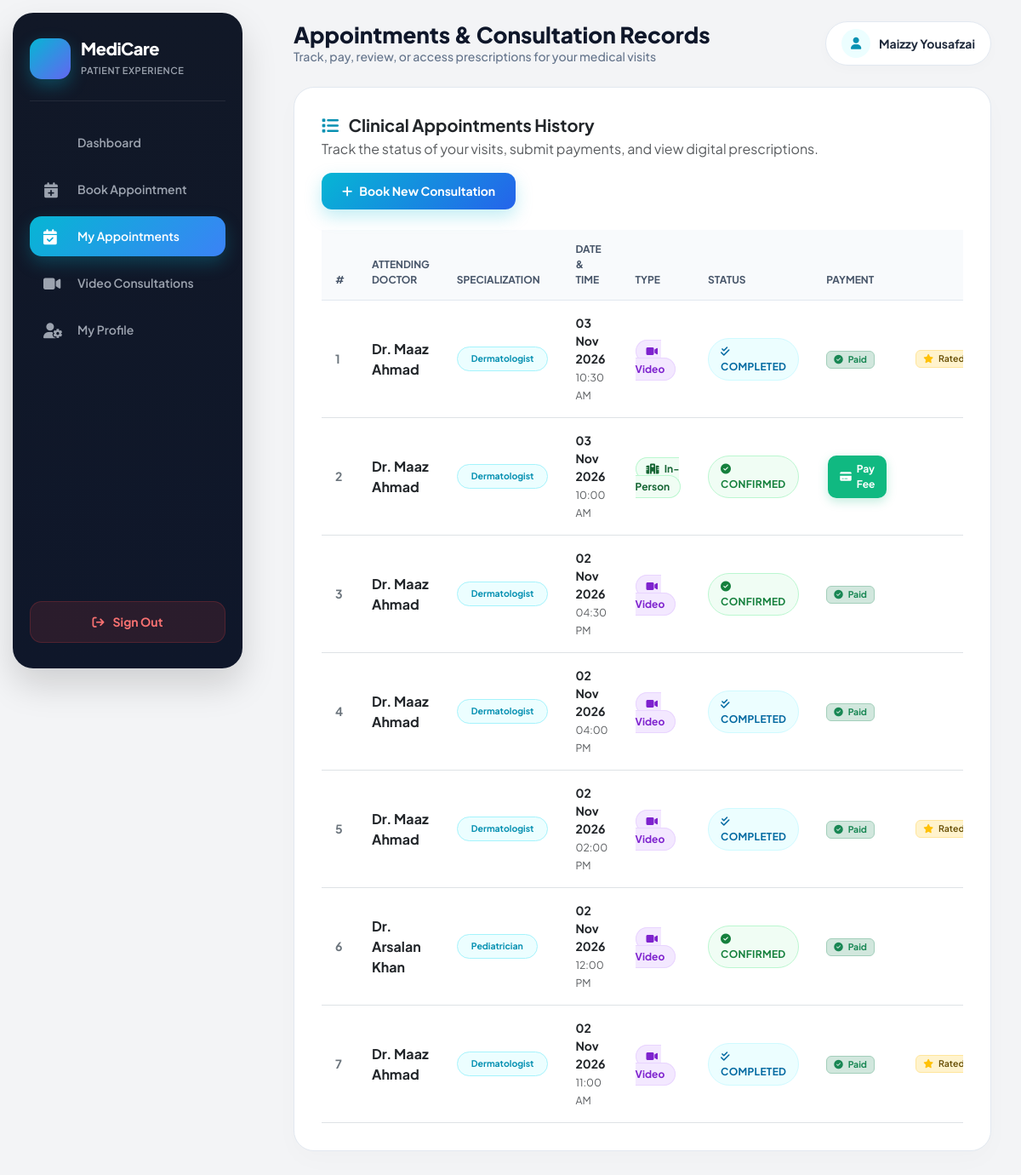
Page /patient/my_appointments.php (signed in) on the earlier database version.
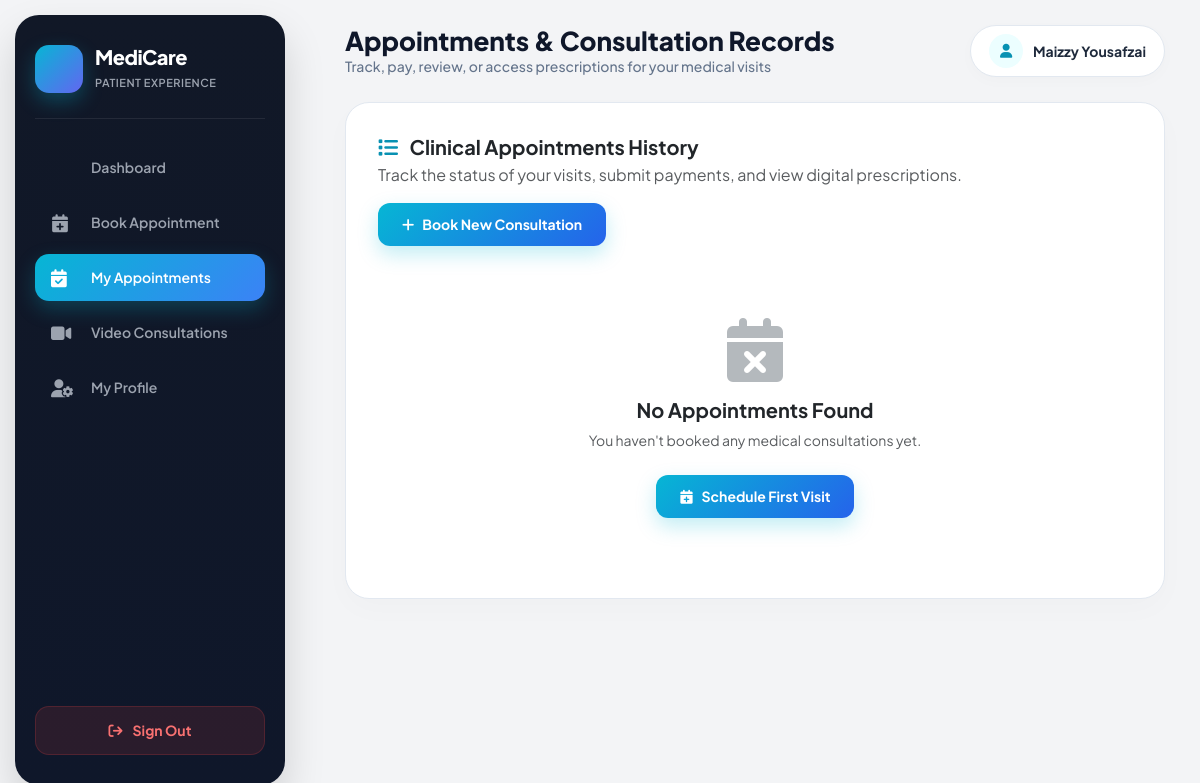
Same page on the later database version.
### tables this page shows
CREATE TABLE `appointments` (
  `id` int(11) NOT NULL,
  `patient_name` varchar(100) DEFAULT NULL,
  `patient_id` int(11) NOT NULL,
  `doctor_id` int(11) NOT NULL,
  `appointment_date` date NOT NULL,
  `appointment_time` time NOT NULL,
  `status` enum('pending','confirmed','cancelled','completed') DEFAULT 'pending',
  `type` enum('in-person','video-call') DEFAULT 'in-person',
  `notes` text DEFAULT NULL,
  `created_at` timestamp NOT NULL DEFAULT current_timestamp(),
  `consultation_type` varchar(50) DEFAULT 'Video Call',
  `time_slot` varchar(50) DEFAULT '10:00 AM - 10:30 AM',
  `symptoms` text DEFAULT NULL,
  `doctor_name` varchar(255) DEFAULT NULL,
  `disease` text DEFAULT NULL
);

CREATE TABLE `users` (
  `id` int(11) NOT NULL,
  `fullname` varchar(100) NOT NULL,
  `email` varchar(100) NOT NULL,
  `phone` varchar(20) DEFAULT NULL,
  `password` varchar(255) NOT NULL,
  `role` enum('patient','doctor','admin') NOT NULL,
  `status` enum('active','pending','blocked') DEFAULT 'active',
  `created_at` timestamp NOT NULL DEFAULT current_timestamp(),
  `specialization` varchar(255) DEFAULT NULL
);

CREATE TABLE `doctors` (
  `id` int(11) NOT NULL,
  `user_id` int(11) NOT NULL,
  `specialization` varchar(100) DEFAULT NULL,
  `qualification` varchar(100) DEFAULT NULL,
  `experience` int(11) DEFAULT NULL,
  `status` enum('active','pending') DEFAULT 'pending',
  `fee` decimal(10,2) DEFAULT 0.00
);

### patient/my_appointments.php (the view, shortened to what the changed rows need)
<?php
include '../db/connection.php';
$patient_id = intval($_SESSION['user_id']);
$query = "SELECT a.*,
                 u.fullname as doctor_name,
                 d.specialization,
                 p.id as payment_id, p.status as payment_status,
                 r.id as rating_id,
                 pr.id as prescription_id
          FROM appointments a
          JOIN users u ON a.doctor_id = u.id
          LEFT JOIN doctors d ON a.doctor_id = d.user_id
          LEFT JOIN payments p ON a.id = p.appointment_id AND p.status = 'completed'
          LEFT JOIN ratings r ON a.id = r.appointment_id AND r.patient_id = $patient_id
          LEFT JOIN prescriptions pr ON a.id = pr.appointment_id
          WHERE a.patient_id = $patient_id
          ORDER BY a.appointment_date DESC, a.appointment_time DESC";
$appointments = mysqli_query($conn, $query);
?>
<!DOCTYPE html>
<html lang="en">
<head>
    <link href="https://cdn.jsdelivr.net/npm/bootstrap@5.3.0/dist/css/bootstrap.min.css" rel="stylesheet">
    <link href="https://cdnjs.cloudflare.com/ajax/libs/font-awesome/6.4.0/css/all.min.css" rel="stylesheet">
</head>
<body>
<div class="sidebar">
    <div>
        <div class="brand-box">
            <div>
                <h1 class="brand-title">MediCare</h1>
            </div>
        </div>
    </div>
</div>
<div class="workspace">
    <div class="table-card">
        <?php if (mysqli_num_rows($appointments) == 0): ?>
            <div class="text-center text-muted py-5">
                <i class="fas fa-calendar-times fa-4x mb-3 text-secondary opacity-50"></i>
                <h5 class="fw-bold text-dark">No Appointments Found</h5>
                <p class="small">You haven't booked any medical consultations yet.</p>
                <a href="book_appointment.php" class="btn-book-new mt-2">
                    <i class="fas fa-calendar-plus"></i> Schedule First Visit
                </a>
            </div>
        <?php else: ?>
        <div class="table-responsive">
            <table class="table align-middle mb-0">
                <thead>
                    <tr>
                        <th style="width: 5%;">#</th>
                        <th style="width: 22%;">Attending Doctor</th>
                        <th style="width: 15%;">Specialization</th>
                        <th style="width: 15%;">Date & Time</th>
                        <th style="width: 12%;">Type</th>
                        <th style="width: 12%;">Status</th>
                        <th style="width: 10%;">Payment</th>
                        <th style="width: 10%; text-align: right;">Actions</th>
                    </tr>
                </thead>
                <tbody>
                <?php
                $i = 1;
                while ($row = mysqli_fetch_assoc($appointments)):
                    $apt_id = intval($row['id']);
                    $specialization_text = !empty($row['specialization']) ? $row['specialization'] : 'General Physician';
                ?>
                    <tr>
                        <td class="fw-bold text-secondary"><?php echo $i++; ?></td>
                        <td>
                            <strong class="text-dark fs-6">
                                Dr. <?php echo htmlspecialchars($row['doctor_name']); ?>
                            </strong>
                        </td>
                        <td>
                            <span class="badge bg-cyan-subtle text-cyan fw-bold border border-cyan-subtle px-3 py-2 rounded-pill">
                                <?php echo htmlspecialchars($specialization_text); ?>
                            </span>
                        </td>
                        <td>
                            <div class="fw-bold text-dark fs-7">
                                <?php echo date('d M Y', strtotime($row['appointment_date'])); ?>
                            </div>
                            <small class="text-muted fs-7">
                                <?php echo date('h:i A', strtotime($row['appointment_time'])); ?>
                            </small>
                        </td>
                        <td>
                            <?php if ($row['type'] === 'video-call'): ?>
                                <span class="type-badge-video">
                                    <i class="fas fa-video me-1"></i> Video
                                </span>
                            <?php else: ?>
                                <span class="type-badge-inperson">
                                    <i class="fas fa-hospital me-1"></i> In-Person
                                </span>
                            <?php endif; ?>
                        </td>
                        <td>
                            <?php
                            $status = strtolower($row['status']);
                            if ($status === 'pending'): ?>
                                <span class="status-badge badge-pending">
                                    <i class="far fa-clock me-1"></i> Pending
                                </span>
                            <?php elseif ($status === 'confirmed'): ?>
                                <span class="status-badge badge-confirmed">
                                    <i class="fas fa-check-circle me-1"></i> Confirmed
                                </span>
                            <?php elseif ($status === 'completed'): ?>
                                <span class="status-badge badge-completed">
                                    <i class="fas fa-check-double me-1"></i> Completed
                                </span>
                            <?php else: ?>
                                <span class="status-badge badge-cancelled">
                                    <i class="fas fa-times-circle me-1"></i> Cancelled
                                </span>
                            <?php endif; ?>
                        </td>
                        <td>
                            <?php if (!empty($row['payment_id'])): ?>
                                <span class="badge bg-success-subtle text-success border border-success-subtle px-2 py-1 rounded-2 fw-bold fs-7">
                                    <i class="fas fa-check-circle me-1"></i> Paid
                                </span>
                            <?php elseif ($status === 'confirmed'): ?>
                                <a href="payment.php?id=<?php echo $apt_id; ?>" class="action-btn btn-action-pay">
                                    <i class="fas fa-credit-card"></i> Pay Fee
                                </a>
                            <?php elseif ($status === 'pending'): ?>
                                <span class="badge bg-warning-subtle text-warning-emphasis border border-warning-subtle px-2 py-1 rounded-2 fw-semibold fs-7">
                                    <i class="far fa-hourglass me-1"></i> Pending
                                </span>
                            <?php else: ?>
                                <span class="text-muted fs-7">—</span>
                            <?php endif; ?>
                        </td>
                        <td class="text-end">
                            <div class="d-flex justify-content-end align-items-center gap-1">
                                <?php if ($status === 'pending'): ?>
                                    <a href="cancel_appointment.php?id=<?php echo $apt_id; ?>"
                                       onclick="return confirm('Are you sure you want to cancel this appointment request?');"
                                       class="action-btn btn-action-cancel" title="Cancel Appointment">
                                        <i class="fas fa-times me-1"></i> Cancel
                                    </a>
                                <?php elseif ($status === 'completed'): ?>
                                    <?php if (empty($row['rating_id'])): ?>
                                        <a href="rate_doctor.php?id=<?php echo $apt_id; ?>" class="action-btn btn-action-rate" title="Rate Doctor">
                                            <i class="fas fa-star me-1"></i> Rate
                                        </a>
                                    <?php else: ?>
                                        <span class="badge bg-warning-subtle text-warning-emphasis border border-warning-subtle px-2 py-1 rounded-2 fw-semibold fs-7 me-1">
                                            <i class="fas fa-star text-warning me-1"></i> Rated
                                        </span>
                                    <?php endif; ?>
                                <?php else: ?>
                                    <span class="text-muted fs-7">—</span>
                                <?php endif; ?>
                            </div>
                        </td>
                    </tr>
                <?php endwhile; ?>
                </tbody>
            </table>
        </div>
        <?php endif; ?>
    </div>
</div>
</body>
</html>

Differences in the rows shown:
removed appointments: doctor.fullname "Maaz Ahmad", doctors.specialization "Dermatologist", appointment_date "03 Nov 2026", appointment_time "10:30 AM", type "video-call" (drawn), status "completed" (drawn), shows "Paid", shows "Rated"
removed appointments: doctor.fullname "Maaz Ahmad", doctors.specialization "Dermatologist", appointment_date "03 Nov 2026", appointment_time "10:00 AM", type "in-person" (drawn), status "confirmed" (drawn)
removed appointments: doctor.fullname "Maaz Ahmad", doctors.specialization "Dermatologist", appointment_date "02 Nov 2026", appointment_time "04:30 PM", type "video-call" (drawn), status "confirmed" (drawn), shows "Paid"
removed appointments: doctor.fullname "Maaz Ahmad", doctors.specialization "Dermatologist", appointment_date "02 Nov 2026", appointment_time "04:00 PM", type "video-call" (drawn), status "completed" (drawn), shows "Paid"
removed appointments: doctor.fullname "Maaz Ahmad", doctors.specialization "Dermatologist", appointment_date "02 Nov 2026", appointment_time "02:00 PM", type "video-call" (drawn), status "completed" (drawn), shows "Paid", shows "Rated"
removed appointments: doctor.fullname "Arsalan Khan", doctors.specialization "Pediatrician", appointment_date "02 Nov 2026", appointment_time "12:00 PM", type "video-call" (drawn), status "confirmed" (drawn), shows "Paid"
removed appointments: doctor.fullname "Maaz Ahmad", doctors.specialization "Dermatologist", appointment_date "02 Nov 2026", appointment_time "11:00 AM", type "video-call" (drawn), status "completed" (drawn), shows "Paid", shows "Rated"
Other differences:
text no longer shown: "# ATTENDING DOCTOR SPECIALIZATION DATE & TIME TYPE STATUS PAYMENT"
text now shown: "No Appointments Found You haven't booked any medical consultations yet. Schedule First Visit"
